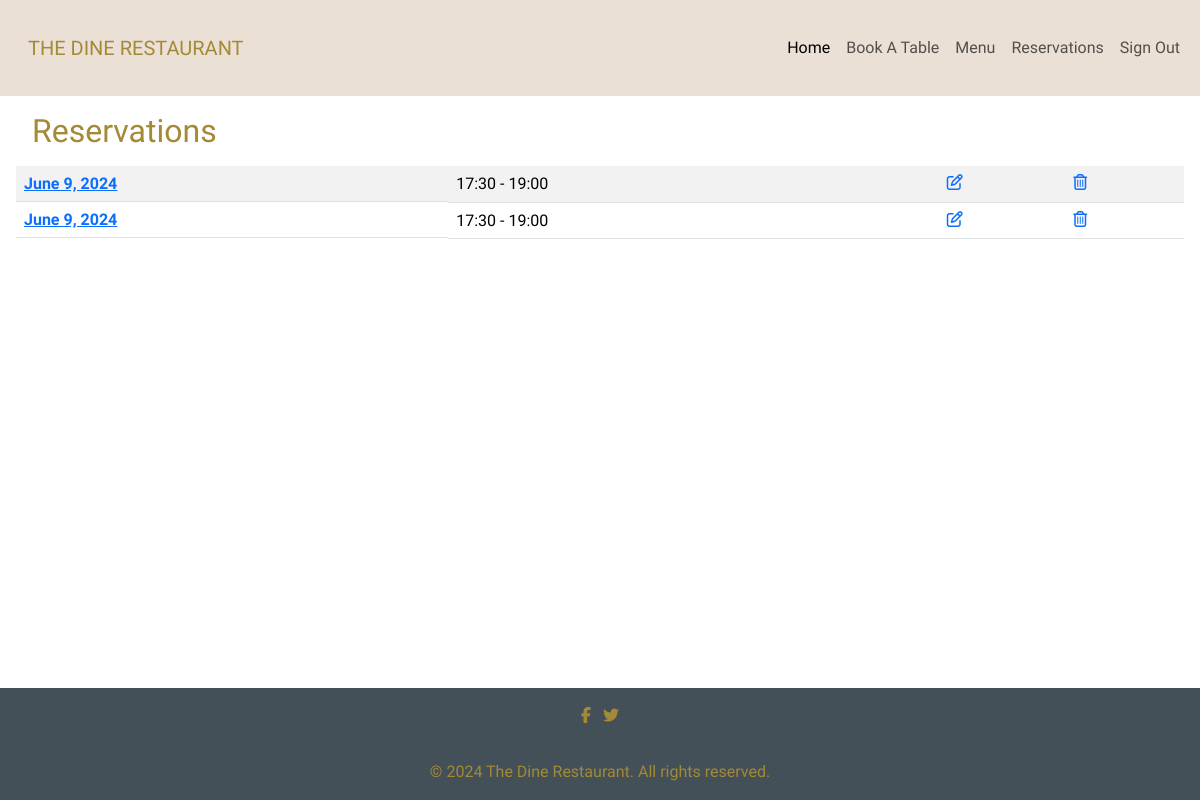
/reservation/list (signed in), run on the app's committed database.
### reservation/models.py (models this page shows, shortened)
class Reservation(models.Model):
    time_slot = models.IntegerField(choices=TIME_SLOTS, default=2)
    customer = models.ForeignKey(Customer, on_delete=models.CASCADE)
    reservation_date = models.DateField(default=timezone.now)
    number_of_guests = models.IntegerField(default=2)
    table = models.ForeignKey(Table, on_delete=models.DO_NOTHING)
    class Meta:
        ordering = ['reservation_date', 'time_slot']

### reservation/views.py (the view)
# urls.py: path("list", views.ReservationListView.as_view(), name="reservation_list"),
class ReservationListView(LoginRequiredMixin, ListView):
    template_name = 'reservation/reservation_list.html'
    def get_queryset(self):
        if self.request.user.is_staff:
            return Reservation.objects.filter(reservation_date__gt=(date.today() - timedelta(days=1)))
        else:
            customer_ = list(Customer.objects.filter(email=self.request.user.username))[0]
            return Reservation.objects.filter(customer=customer_, reservation_date__gt=(date.today() - timedelta(days=1)))

### reservation/templates/reservation/reservation_list.html (shortened to what this page needs)
{% extends 'base.html' %}
{% block content %}
<div class="table-responsive mx-3">
    <h2 class="m-3">Reservations</h2>
    <table class="table table-striped">
        <tbody>
        {% for instance in object_list %}
        <tr>
            <th class="row">
                <a href="{% url 'reservation:reservation-details' instance.id %}">{{instance.reservation_date}}</a>
            </th>
            <td>
                {{ instance.get_time_slot_display }}
            </td>
            {% if request.user.is_staff %}
            <td>
            </td>
            {% endif %}
            <td>
                <a href="{% url 'reservation:reservation-update' instance.id %}">
                    <i class="fa-regular fa-pen-to-square"></i>
                </a>
            </td>
            <td>
                <a href="{% url 'reservation:reservation-delete' instance.id %}">
                    <i class="fa-regular fa-trash-can"></i>
                </a>
            </td>
        </tr>
        {% endfor %}
        </tbody>
    </table>
</div>
{% endblock %}

### static/css/style.css (style rules this page uses)
html { font-size: 1rem; }
body { font-family: "Gabriela", serif; color: #a48936; background-color: white }
.table-responsive { min-height: 30vh }

### data on the page
Reservation: reservation_date "June 9, 2024", time_slot "17:30 - 19:00"
Reservation: reservation_date "June 9, 2024", time_slot "17:30 - 19:00"
